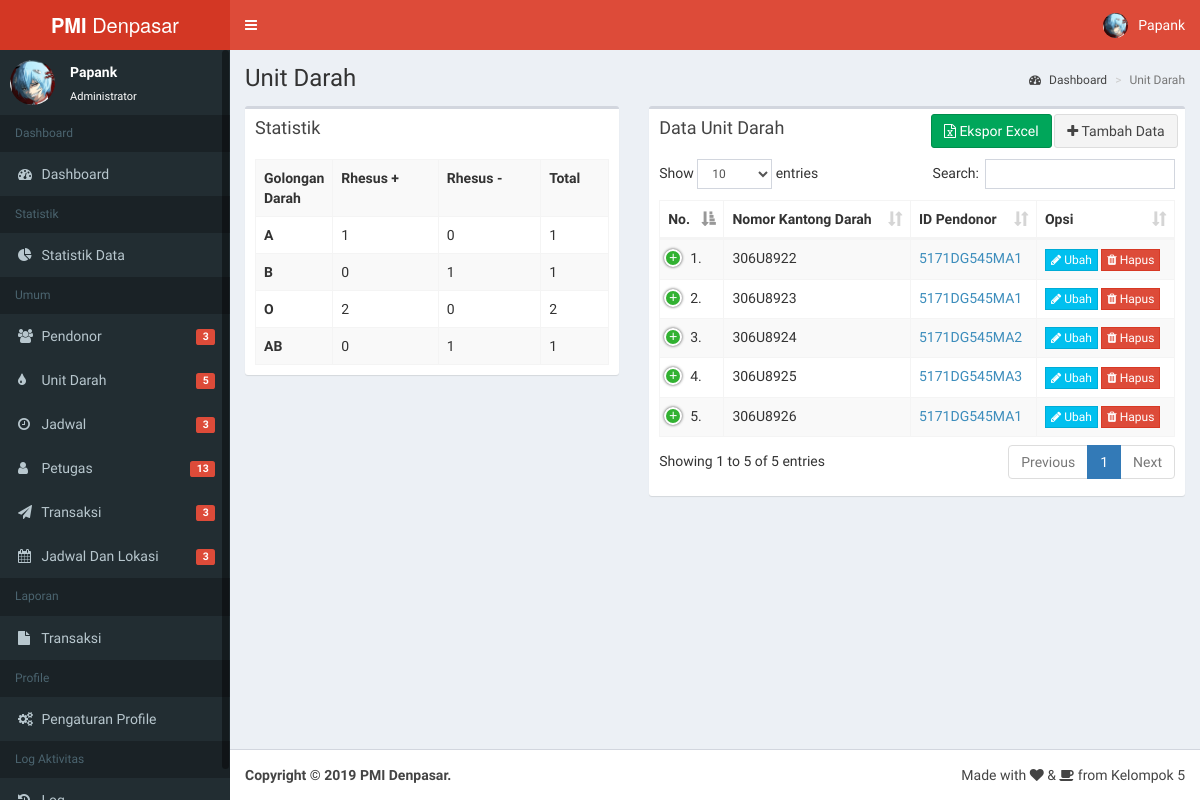
Page /admin/unitdarah (signed in) on the committed database.
### tables this page shows
CREATE TABLE `petugas` (
  `id_petugas` varchar(20) NOT NULL,
  `username` varchar(20) NOT NULL,
  `nama_petugas` varchar(50) NOT NULL,
  `posisi_petugas` varchar(20) NOT NULL,
  `foto_petugas` varchar(255) NOT NULL
);

CREATE TABLE `unit_darah` (
  `nomor_kantong_darah` varchar(20) NOT NULL,
  `id_pendonor` varchar(20) NOT NULL,
  `rhesus_darah` varchar(1) NOT NULL,
  `golongan_darah` varchar(2) NOT NULL
);

### fungsi.php (called while the page is built, shortened)
<?php
$url = 'http://127.0.0.1/pmi/';
function base_url()
{
    $url = 'http://127.0.0.1/pmi/';
    return $url;
}
$eksporexcel = 'http://127.0.0.1/pmi/kontent/exporexcel.php?x=';
function dapatkaninfo($username)
{
    $q = 'SELECT * FROM petugas WHERE username="' . $username . '" LIMIT 1';
    $p = mysqli_query($GLOBALS['conn'], $q) or die(mysqli_error);
    $n = mysqli_fetch_array($p);
    $id = $n['id_petugas'];
    $nama = $n['nama_petugas'];
    $posisi = $n['posisi_petugas'];
    $username = $n['username'];
    $foto = $n['foto_petugas'];
    $arrayinfo = array($nama, $posisi, $foto, $id, $username);
    return $arrayinfo;
}
function dapatkandata($nama_tabel)
{
    return mysqli_query($GLOBALS['conn'], 'SELECT * FROM ' . $nama_tabel . '');
}
function dapatkantotal($nama_tabel)
{
    $query = mysqli_query($GLOBALS['conn'], "SELECT COUNT(*) FROM $nama_tabel;");
    $result = mysqli_fetch_array($query);
    return $result[0];
}
function dapatkantotaldarah($golongandarah, $rhesus)
{
    if (strlen($rhesus) == 0) {
        $q = "SELECT COUNT(*) FROM unit_darah WHERE golongan_darah = '$golongandarah';";
    } else {
        $q = "SELECT COUNT(*) FROM unit_darah WHERE golongan_darah = '$golongandarah' AND rhesus_darah = '$rhesus';";
    }
    $query = mysqli_query($GLOBALS['conn'], $q);
    $result = mysqli_fetch_array($query);
    return $result[0];
}

### kontent/unitdarah.php (the view, shortened to what this page needs)
<div id="form_tabel">
<section class="content-header">
<h1>
Unit Darah
</h1>
<ol class="breadcrumb">
<li><a href="index.php"><i class="fa fa-dashboard"></i> Dashboard</a></li>
<li class="active">Unit Darah</li>
</ol>
</section>
<section class="content">
<div class="row">
<div class="col-md-5">
	<div class="box">
            <div class="box-header">
              <h3 class="box-title">Statistik</h3>
            </div>
            <div class="box-body">
              <table class="table table-bordered table-striped">
                <tr>
                  <th style="width: 15%">Golongan Darah</th>
                  <th>Rhesus +</th>
                  <th>Rhesus -</th>
                  <th>Total</th>
                </tr>
				<?php
				$goldar  = array('A','B','O','AB');
				foreach($goldar as $pecah){
				?>
					<tr>
					  <td><b><?php echo $pecah; ?></b></td>
					  <td><?php echo dapatkantotaldarah($pecah,'+'); ?></td>
					  <td><?php echo dapatkantotaldarah($pecah,'-'); ?></td>
					  <td><?php echo dapatkantotaldarah($pecah,''); ?></td>
					</tr>
				<?php
				}
				?>
              </table>
            </div>
          </div>
		  </div>
<div class="col-md-7">
<div class="box">
	<div class="box-header">
	<h3 class="box-title">Data Unit Darah</h3>
	<div class="box-tools">
			<div class="input-group input-group-sm" style="width: 150px;">
			  <div class="input-group-btn">
				<a style="margin-right: 1%;" href="<?php echo $eksporexcel; ?>unit_darah"><button type="submit" class="btn btn-success" style="margin-right: 0.1%;"><i class="fa fa-file-excel-o"></i> Ekspor Excel</button></a>
				<a href="<?php echo base_url(); ?>admin/unitdarah/tambah"><button type="submit" class="btn btn-default"><i class="fa fa-plus"></i> Tambah Data</button></a>
			  </div>
			</div>
	</div>
	</div>
	<div class="box-body table-responsive">
	  <table id="datatble" class="table table-striped table-bordered dt-responsive nowrap" style="width:100%">
		<thead>
		<tr>
		  <th>No.</th>
		  <th>Nomor Kantong Darah</th>
		  <th>ID Pendonor</th>
		  <th data-priority="1">Opsi</th>
		</tr>
		</thead>
		<tbody>
		<?php
		$penomoran = 0;
		$query = dapatkandata('unit_darah');
		if(mysqli_num_rows($query) != 0){
		while($r = mysqli_fetch_array($query)){
			$nomor_kantong_darah 	= htmlspecialchars($r['nomor_kantong_darah'], ENT_QUOTES, 'UTF-8');
			$id_pendonor 			= htmlspecialchars($r['id_pendonor'], ENT_QUOTES, 'UTF-8');
			$penomoran++;
			?>
			<tr>
				  <td><?php echo $penomoran.'.'?></td>
				  <td><?php echo $nomor_kantong_darah;?></td>
				  <td><a id="<?php echo $id_pendonor;?>" hal="pendonor" jud="Pendonor" col="id_pendonor" href="#" class="modals" onclick="infoPendonor()" ><?php echo $id_pendonor;?></a></td>
				  <td><a href="<?php echo base_url(); ?>admin/unitdarah/ubah/<?php echo $nomor_kantong_darah;?>"><button type="button" class="btn btn-xs btn-info btn-flat"><i class="fa fa-pencil"></i> Ubah</button></a> <button type="button" class="btn btn-xs btn-danger btn-flat" data-toggle="modal" data-target="#modalHapus" onclick="formHapus('Apakah Anda Ingin Menghapus <?php echo $nomor_kantong_darah;?> .?','<?php echo $nomor_kantong_darah;?>')"><i class="fa fa-trash"></i> Hapus</button></td>
				</tr>
		<?php
		}
		}else{
			echo'<tr>
				<td colspan="6" align="center">Belum Ada Data Unit Darah</td>
				</tr>';
		}
		?>
			</table>
		</div>
	</div>
</div>
</div>
</section>
</div>

### admin/index.php (shortened to what this page needs)
<?php
	if(!isset($_SESSION['sesi']) || $_SESSION['sesi'] != 'admin'){
		header("location:../login");
	} else {
		include("../fungsi.php");
?>
<!DOCTYPE html>
<html>
<head>
  <link rel="stylesheet" href="<?php echo $url; ?>dist/css/bootstrap.css">
  <link rel="stylesheet" href="<?php echo $url; ?>dist/css/dataTables.bootstrap.min.css">
  <link rel="stylesheet" href="<?php echo $url; ?>dist/css/font-awesome.min.css">
  <link rel="stylesheet" href="<?php echo $url; ?>dist/css/AdminLTE.min.css">
  <link rel="stylesheet" href="<?php echo $url; ?>dist/css/skin.css">
  <link rel="stylesheet" href="https://cdnjs.cloudflare.com/ajax/libs/Chart.js/2.8.0/Chart.css">
  <link rel="stylesheet" href="<?php echo $url; ?>dist/css/dashboard.css">
  <link rel="stylesheet" href="<?php echo $url; ?>dist/css/datepicker.min.css">
  <link rel="stylesheet" href="<?php echo $url; ?>dist/css/sweetalert2.min.css">
  <link rel="stylesheet" href="<?php echo $url; ?>dist/css/responsive.dataTables.min.css">
  <link rel="stylesheet" href="https://cdn.jsdelivr.net/npm/leaflet-search@2.4.0/dist/leaflet-search.min.css">
  <link rel="stylesheet" href="https://unpkg.com/leaflet@1.4.0/dist/leaflet.css" />
  <link rel="stylesheet" href="https://unpkg.com/esri-leaflet-geocoder@2.2.13/dist/esri-leaflet-geocoder.css">
</head>
<body class="hold-transition skin-red fixed sidebar-mini">
<div class="wrapper">
  <header class="main-header">
    <a href="index.php" class="logo">
      <span class="logo-lg"><b>PMI</b> Denpasar</span>
    </a>
    <nav class="navbar navbar-static-top" role="navigation">
      <a href="#" class="sidebar-toggle" data-toggle="push-menu" role="button">
      </a>
      <div class="navbar-custom-menu">
        <ul class="nav navbar-nav">
          <li class="dropdown user user-menu">
            <a href="#" class="dropdown-toggle" data-toggle="dropdown">
              <img src="<?php echo $url; ?>img/<?php echo dapatkaninfo(username)[2]; ?>" class="user-image" alt="User Image">
              <span class="hidden-xs"><?php echo dapatkaninfo(username)[0]; ?></span>
            </a>
          </li>
        </ul>
      </div>
    </nav>
  </header>
  <aside class="main-sidebar">
    <section class="sidebar">
      <div class="user-panel">
        <div class="pull-left image">
          <img src="<?php echo $url; ?>img/<?php echo dapatkaninfo(username)[2]; ?>" class="img-circle" alt="User Image">
        </div>
        <div class="pull-left info">
          <p><?php echo dapatkaninfo(username)[0]; ?></p>
          <a href="#">Administrator</a>
        </div>
      </div>
      <ul class="sidebar-menu" data-widget="tree">
		<li class="header">Dashboard</li>
		<li><a href="<?php echo $url; ?>admin/"><i class="fa fa-dashboard"></i> <span>Dashboard</span></a></li>
		<li class="header">Statistik</li>
		<li><a href="<?php echo $url; ?>admin/statistikdata"><i class="fa fa-pie-chart"></i> <span>Statistik Data</span></a></li>
        <li class="header">Umum</li>
        <li><a href="<?php echo $url; ?>admin/pendonor"><i class="fa fa-users"></i> <span>Pendonor</span>
		<span class="pull-right-container">
              <span class="label label-danger pull-right"><?php echo dapatkantotal('pendonor'); ?></span>
            </span></a></li>
			<li><a href="<?php echo $url; ?>admin/unitdarah"><i class="fa fa-tint"></i> <span>Unit Darah</span>
		<span class="pull-right-container">
              <span class="label label-danger pull-right"><?php echo dapatkantotal('unit_darah'); ?></span>
            </span></a></li>
		<li><a href="<?php echo $url; ?>admin/jadwal"><i class="fa fa-clock-o"></i> <span>Jadwal</span>
		<span class="pull-right-container">
              <span class="label label-danger pull-right"><?php echo dapatkantotal('jadwal'); ?></span>
            </span></a></li>
		<li><a href="<?php echo $url; ?>admin/petugas"><i class="fa fa-user"></i> <span>Petugas</span><span class="pull-right-container">
              <span class="label label-danger pull-right"><?php echo dapatkantotal('petugas'); ?></span>
            </span></a></li>
		<li><a href="<?php echo $url; ?>admin/transaksi"><i class="fa fa-send"></i> <span>Transaksi</span><span class="pull-right-container">
              <span class="label label-danger pull-right"><?php echo dapatkantotal('transaksi'); ?></span>
            </span></a></li>
					<li><a href="<?php echo $url; ?>admin/jadwallokasi"><i class="fa fa-calendar"></i> <span>Jadwal Dan Lokasi</span><span class="pull-right-container">
              <span class="label label-danger pull-right"><?php echo dapatkantotal('jadwaldanlokasi'); ?></span>
            </span></a></li>
            <li class="header">Laporan</li>
		<li><a href="<?php echo $url; ?>admin/laptransaksi"><i class="fa fa-file"></i> <span>Transaksi</span></a></li>
		<li class="header">Profile</li>
		<li><a href="<?php echo $url; ?>admin/profile"><i class="fa fa-gears"></i> <span>Pengaturan Profile</span></a></li>
    <li class="header">Log Aktivitas</li>
		<li><a href="<?php echo $url; ?>admin/logaktivitas"><i class="fa fa-history"></i> <span>Log</span></a></li>
      </ul>
    </section>
  </aside>
  <div class="content-wrapper">
	<?php
	if(isset($_GET["halaman"])){
		if($_GET["halaman"] == "pendonor"){
			include('../kontent/pendonor.php');
		}else if($_GET["halaman"] == "transaksi"){
			include('../kontent/transaksi.php');
		}else if($_GET["halaman"] == "profile"){
			include('../kontent/pengaturan_profile.php');
		}else if($_GET["halaman"] == "jadwal"){
			include('../kontent/jadwal.php');
		}else if($_GET["halaman"] == "unitdarah"){
			include('../kontent/unitdarah.php');
		}else if($_GET["halaman"] == "petugas"){
			include('../kontent/petugas.php');
		}else if($_GET["halaman"] == "jadwallokasi"){
			include('../kontent/jadwallokasi.php');
		}else if($_GET["halaman"] == "statistikdata"){
			include('../kontent/statistikdata.php');
		}else if($_GET["halaman"] == "laptransaksi"){
			include('../kontent/report_transaksi.php');
		}else if($_GET["halaman"] == "logaktivitas"){
			include('../kontent/logaktivitas.php');
		}else{
			include('../kontent/404.php');
		}
	}elseif(isset($_GET[!"halaman"])){
			include('../kontent/404.php');
	}else{
			include('../kontent/statistikdashboard.php');
	}
	?>
  </div>
  <footer class="main-footer">
    <div class="pull-right hidden-xs">
      Made with <p class="fa fa-heart"></p> & <p class="fa fa-coffee"></p> from Kelompok 5
    </div>
    <strong>Copyright &copy; 2019 PMI Denpasar.</strong>
  </footer>
</body>
</html>
	<?php } ?>

### rows in the picture
petugas: foto_petugas (picture)
unit_darah: nomor_kantong_darah "306U8922", id_pendonor "5171DG545MA1"
unit_darah: nomor_kantong_darah "306U8923", id_pendonor "5171DG545MA1"
unit_darah: nomor_kantong_darah "306U8924", id_pendonor "5171DG545MA2"
unit_darah: nomor_kantong_darah "306U8925", id_pendonor "5171DG545MA3"
unit_darah: nomor_kantong_darah "306U8926", id_pendonor "5171DG545MA1"

### other values in the picture
dapatkaninfo(username)[0] "Papank"
dapatkantotal('pendonor') "3"
dapatkantotal('unit_darah') "5"
dapatkantotal('jadwal') "3"
dapatkantotal('petugas') "13"
dapatkantotal('transaksi') "3"
dapatkantotal('jadwaldanlokasi') "3"
$pecah "A"
dapatkantotaldarah($pecah,'+') "1"
dapatkantotaldarah($pecah,'-') "0"
dapatkantotaldarah($pecah,'') "1"
$pecah "B"
dapatkantotaldarah($pecah,'+') "0"
dapatkantotaldarah($pecah,'-') "1"
$pecah "O"
